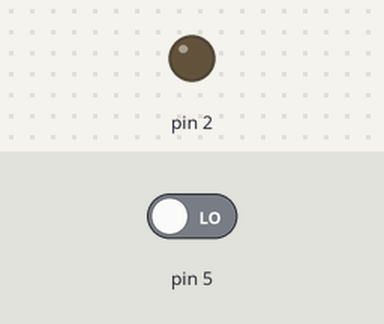
Bench run of a sketch on a simulated Arduino Uno, built with avr-gcc and run on an emulated ATmega328P. On the bench: output pins drawn as LEDs (lit = HIGH). The test bench sets the inputs (shaded band); at power-on: pin 5 LOW.

Above: at 1.2 s.
1.3 s: pin 5 driven HIGH
At 2.0 s:
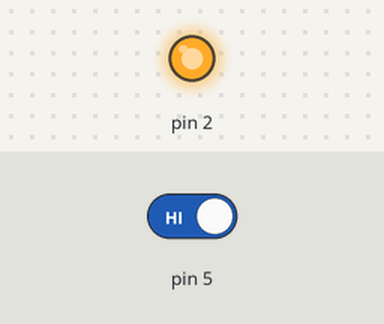
2.8 s: pin 5 driven LOW
At 3.3 s:
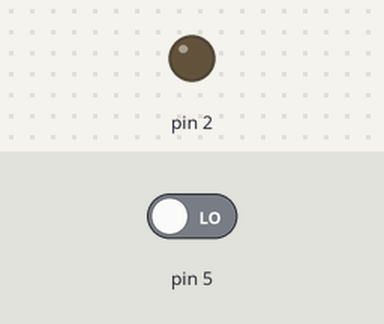
Timing chart, 0 to 5.8 s (numbered marks = the images above; inputs shaded):
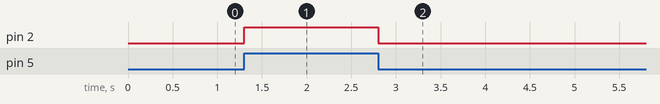

The sketch:

codigo.ino
```cpp
// C++ code
//
void setup()
{
  pinMode(2, OUTPUT);
  pinMode(5, INPUT);
}

int var;
void loop()
{
  var = digitalRead(5);
  if(var){
    digitalWrite(2, HIGH);
  }else{
    digitalWrite(2, LOW);
  }
  delay(10);
}
```

Measured:
- after the input at 1.3 s, pin 2: LOW → HIGH at once
- after the input at 2.8 s, pin 2: HIGH → LOW at once
